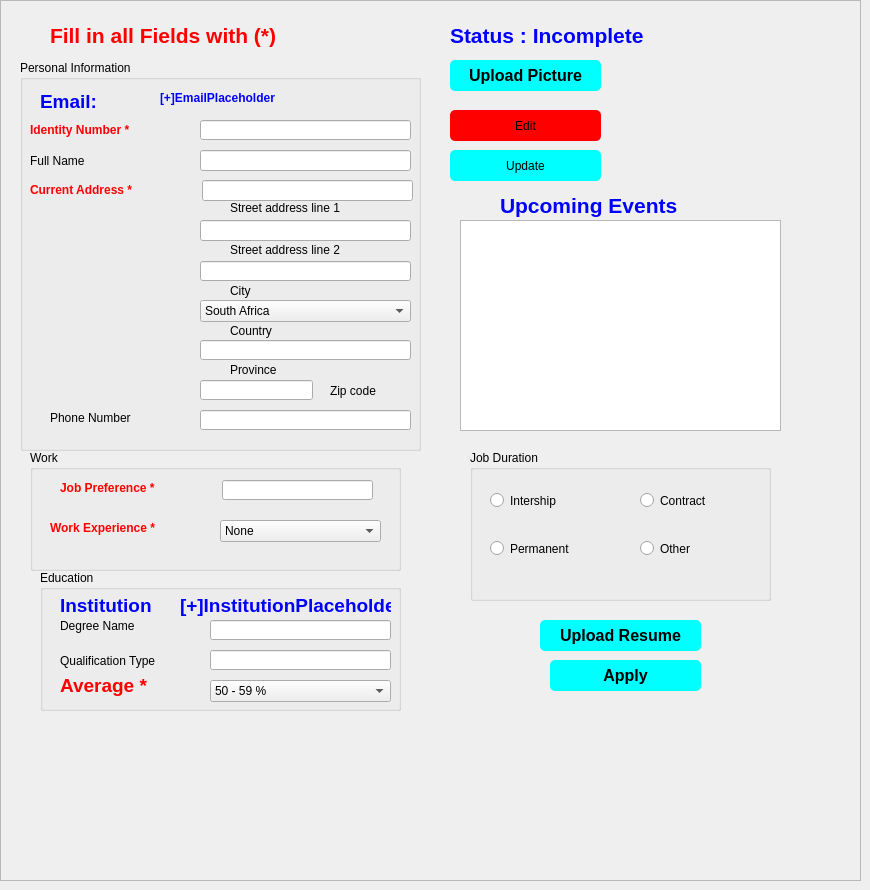
     <widget class="QWidget" name="Graduate">
      <widget class="QFrame" name="frame_2">
       <property name="geometry">
        <rect>
         <x>0</x>
         <y>0</y>
         <width>861</width>
         <height>881</height>
        </rect>
       </property>
       <property name="frameShape">
        <enum>QFrame::StyledPanel</enum>
       </property>
       <property name="frameShadow">
        <enum>QFrame::Raised</enum>
       </property>
       <widget class="QGroupBox" name="groupBox_8">
        <property name="geometry">
         <rect>
          <x>20</x>
          <y>60</y>
          <width>401</width>
          <height>391</height>
         </rect>
        </property>
        <property name="styleSheet">
         <string notr="true">font: 75 12pt &quot;MS Shell Dlg 2&quot;;</string>
        </property>
        <property name="title">
         <string>Personal Information</string>
        </property>
        <widget class="QLabel" name="label_33">
         <property name="geometry">
          <rect>
           <x>10</x>
           <y>90</y>
           <width>161</width>
           <height>21</height>
          </rect>
         </property>
         <property name="text">
          <string>Full Name</string>
         </property>
        </widget>
        <widget class="QLineEdit" name="name_3">
         <property name="geometry">
          <rect>
           <x>180</x>
           <y>90</y>
           <width>211</width>
           <height>21</height>
          </rect>
         </property>
         <property name="readOnly">
          <bool>true</bool>
         </property>
        </widget>
        <widget class="QLabel" name="label_34">
         <property name="geometry">
          <rect>
           <x>30</x>
           <y>350</y>
           <width>141</width>
           <height>16</height>
          </rect>
         </property>
         <property name="text">
          <string>Phone Number</string>
         </property>
        </widget>
        <widget class="QLineEdit" name="number_3">
         <property name="geometry">
          <rect>
           <x>180</x>
           <y>350</y>
           <width>211</width>
           <height>20</height>
          </rect>
         </property>
         <property name="readOnly">
          <bool>true</bool>
         </property>
        </widget>
        <widget class="QLabel" name="label_35">
         <property name="geometry">
          <rect>
           <x>210</x>
           <y>300</y>
           <width>81</width>
           <height>20</height>
          </rect>
         </property>
         <property name="text">
          <string>Province</string>
         </property>
        </widget>
        <widget class="QLineEdit" name="province_3">
         <property name="geometry">
          <rect>
           <x>180</x>
           <y>280</y>
           <width>211</width>
           <height>20</height>
          </rect>
         </property>
         <property name="readOnly">
          <bool>true</bool>
         </property>
        </widget>
        <widget class="QLineEdit" name="city_3">
         <property name="geometry">
          <rect>
           <x>180</x>
           <y>201</y>
           <width>211</width>
           <height>20</height>
          </rect>
         </property>
         <property name="readOnly">
          <bool>true</bool>
         </property>
        </widget>
        <widget class="QLabel" name="label_36">
         <property name="geometry">
          <rect>
           <x>210</x>
           <y>220</y>
           <width>111</width>
           <height>21</height>
          </rect>
         </property>
         <property name="text">
          <string>City</string>
         </property>
        </widget>
        <widget class="QLabel" name="label_37">
         <property name="geometry">
          <rect>
           <x>20</x>
           <y>30</y>
           <width>81</width>
           <height>21</height>
          </rect>
         </property>
         <property name="text">
          <string>&lt;html&gt;&lt;head/&gt;&lt;body&gt;&lt;p&gt;&lt;span style=&quot; font-size:14pt; font-weight:600; color:#0000ff;&quot;&gt;Email:&lt;/span&gt;&lt;/p&gt;&lt;/body&gt;&lt;/html&gt;</string>
         </property>
        </widget>
        <widget class="QLabel" name="email_2">
         <property name="geometry">
          <rect>
           <x>140</x>
           <y>30</y>
           <width>191</width>
           <height>16</height>
          </rect>
         </property>
         <property name="text">
          <string>&lt;html&gt;&lt;head/&gt;&lt;body&gt;&lt;p&gt;&lt;span style=&quot; font-weight:600; color:#0000ff;&quot;&gt;[+]EmailPlaceholder&lt;/span&gt;&lt;/p&gt;&lt;/body&gt;&lt;/html&gt;</string>
         </property>
        </widget>
        <widget class="QLabel" name="label_38">
         <property name="geometry">
          <rect>
           <x>10</x>
           <y>120</y>
           <width>151</width>
           <height>20</height>
          </rect>
         </property>
         <property name="text">
          <string>&lt;html&gt;&lt;head/&gt;&lt;body&gt;&lt;p&gt;&lt;span style=&quot; font-weight:600; color:#ff0000;&quot;&gt;Current Address *&lt;/span&gt;&lt;/p&gt;&lt;/body&gt;&lt;/html&gt;</string>
         </property>
        </widget>
        <widget class="QLineEdit" name="streetAddress1_2">
         <property name="geometry">
          <rect>
           <x>182</x>
           <y>120</y>
           <width>211</width>
           <height>21</height>
          </rect>
         </property>
        </widget>
        <widget class="QLabel" name="label_39">
         <property name="geometry">
          <rect>
           <x>210</x>
           <y>140</y>
           <width>151</width>
           <height>16</height>
          </rect>
         </property>
         <property name="text">
          <string>Street address line 1</string>
         </property>
        </widget>
        <widget class="QLineEdit" name="streetAddress2_2">
         <property name="geometry">
          <rect>
           <x>180</x>
           <y>160</y>
           <width>211</width>
           <height>21</height>
          </rect>
         </property>
        </widget>
        <widget class="QLabel" name="label_40">
         <property name="geometry">
          <rect>
           <x>210</x>
           <y>180</y>
           <width>161</width>
           <height>20</height>
          </rect>
         </property>
         <property name="text">
          <string>Street address line 2</string>
         </property>
        </widget>
        <widget class="QComboBox" name="comboBox_4">
         <property name="geometry">
          <rect>
           <x>180</x>
           <y>240</y>
           <width>211</width>
           <height>22</height>
          </rect>
         </property>
         <item>
          <property name="text">
           <string>South Africa</string>
          </property>
         </item>
         <item>
          <property name="text">
           <string>Russsia</string>
          </property>
         </item>
         <item>
          <property name="text">
           <string>Zimbabwe</string>
          </property>
         </item>
         <item>
          <property name="text">
           <string>Spain</string>
          </property>
         </item>
         <item>
          <property name="text">
           <string>Germany</string>
          </property>
         </item>
         <item>
          <property name="text">
           <string>Japan</string>
          </property>
         </item>
         <item>
          <property name="text">
           <string>United States of America</string>
          </property>
         </item>
        </widget>
        <widget class="QLabel" name="label_41">
         <property name="geometry">
          <rect>
           <x>210</x>
           <y>260</y>
           <width>71</width>
           <height>21</height>
          </rect>
         </property>
         <property name="text">
          <string>Country</string>
         </property>
        </widget>
        <widget class="QLineEdit" name="postCode_2">
         <property name="geometry">
          <rect>
           <x>180</x>
           <y>320</y>
           <width>113</width>
           <height>20</height>
          </rect>
         </property>
        </widget>
        <widget class="QLabel" name="label_42">
         <property name="geometry">
          <rect>
           <x>310</x>
           <y>320</y>
           <width>71</width>
           <height>21</height>
          </rect>
         </property>
         <property name="text">
          <string>Zip code</string>
         </property>
        </widget>
        <widget class="QLabel" name="label_43">
         <property name="geometry">
          <rect>
           <x>10</x>
           <y>60</y>
           <width>161</width>
           <height>20</height>
          </rect>
         </property>
         <property name="text">
          <string>&lt;html&gt;&lt;head/&gt;&lt;body&gt;&lt;p&gt;&lt;span style=&quot; font-weight:600; color:#ff0000;&quot;&gt;Identity Number *&lt;/span&gt;&lt;/p&gt;&lt;/body&gt;&lt;/html&gt;</string>
         </property>
        </widget>
        <widget class="QLineEdit" name="ID_2">
         <property name="geometry">
          <rect>
           <x>180</x>
           <y>60</y>
           <width>211</width>
           <height>20</height>
          </rect>
         </property>
        </widget>
       </widget>
       <widget class="QGroupBox" name="groupBox_9">
        <property name="geometry">
         <rect>
          <x>30</x>
          <y>450</y>
          <width>371</width>
          <height>121</height>
         </rect>
        </property>
        <property name="styleSheet">
         <string notr="true">font: 75 12pt &quot;MS Shell Dlg 2&quot;;</string>
        </property>
        <property name="title">
         <string>Work</string>
        </property>
        <widget class="QLabel" name="label_44">
         <property name="geometry">
          <rect>
           <x>20</x>
           <y>70</y>
           <width>151</width>
           <height>16</height>
          </rect>
         </property>
         <property name="text">
          <string>&lt;html&gt;&lt;head/&gt;&lt;body&gt;&lt;p&gt;&lt;span style=&quot; font-weight:600; color:#ff0000;&quot;&gt;Work Experience *&lt;/span&gt;&lt;/p&gt;&lt;/body&gt;&lt;/html&gt;</string>
         </property>
        </widget>
        <widget class="QComboBox" name="comboBox_5">
         <property name="geometry">
          <rect>
           <x>190</x>
           <y>70</y>
           <width>161</width>
           <height>22</height>
          </rect>
         </property>
         <item>
          <property name="text">
           <string>None</string>
          </property>
         </item>
         <item>
          <property name="text">
           <string>less than 1 year</string>
          </property>
         </item>
         <item>
          <property name="text">
           <string>1 year or more</string>
          </property>
         </item>
         <item>
          <property name="text">
           <string>5 + years</string>
          </property>
         </item>
        </widget>
        <widget class="QLabel" name="label_45">
         <property name="geometry">
          <rect>
           <x>30</x>
           <y>30</y>
           <width>151</width>
           <height>16</height>
          </rect>
         </property>
         <property name="text">
          <string>&lt;html&gt;&lt;head/&gt;&lt;body&gt;&lt;p&gt;&lt;span style=&quot; font-weight:600; color:#ff0000;&quot;&gt;Job Preference *&lt;/span&gt;&lt;/p&gt;&lt;/body&gt;&lt;/html&gt;</string>
         </property>
        </widget>
        <widget class="QLineEdit" name="jobPreference_2">
         <property name="geometry">
          <rect>
           <x>192</x>
           <y>30</y>
           <width>151</width>
           <height>20</height>
          </rect>
         </property>
        </widget>
       </widget>
       <widget class="QGroupBox" name="groupBox_10">
        <property name="geometry">
         <rect>
          <x>40</x>
          <y>570</y>
          <width>361</width>
          <height>141</height>
         </rect>
        </property>
        <property name="styleSheet">
         <string notr="true">font: 75 12pt &quot;MS Shell Dlg 2&quot;;</string>
        </property>
        <property name="title">
         <string>Education</string>
        </property>
        <widget class="QLabel" name="label_46">
         <property name="geometry">
          <rect>
           <x>20</x>
           <y>100</y>
           <width>111</width>
           <height>31</height>
          </rect>
         </property>
         <property name="text">
          <string>&lt;html&gt;&lt;head/&gt;&lt;body&gt;&lt;p&gt;&lt;span style=&quot; font-size:14pt; font-weight:600; color:#ff0000;&quot;&gt;Average *&lt;/span&gt;&lt;/p&gt;&lt;/body&gt;&lt;/html&gt;</string>
         </property>
        </widget>
        <widget class="QComboBox" name="comboBox_6">
         <property name="geometry">
          <rect>
           <x>170</x>
           <y>110</y>
           <width>181</width>
           <height>22</height>
          </rect>
         </property>
         <item>
          <property name="text">
           <string>50 - 59 %</string>
          </property>
         </item>
         <item>
          <property name="text">
           <string>60 - 69%</string>
          </property>
         </item>
         <item>
          <property name="text">
           <string>70 - 79 %</string>
          </property>
         </item>
         <item>
          <property name="text">
           <string>80 - 89 %</string>
          </property>
         </item>
         <item>
          <property name="text">
           <string>90 - 100 %</string>
          </property>
         </item>
        </widget>
        <widget class="QLabel" name="label_47">
         <property name="geometry">
          <rect>
           <x>20</x>
           <y>20</y>
           <width>111</width>
           <height>31</height>
          </rect>
         </property>
         <property name="text">
          <string>&lt;html&gt;&lt;head/&gt;&lt;body&gt;&lt;p&gt;&lt;span style=&quot; font-size:14pt; font-weight:600; color:#0000ff;&quot;&gt;Institution&lt;/span&gt;&lt;/p&gt;&lt;/body&gt;&lt;/html&gt;</string>
         </property>
        </widget>
        <widget class="QLabel" name="institution_2">
         <property name="geometry">
          <rect>
           <x>140</x>
           <y>20</y>
           <width>211</width>
           <height>31</height>
          </rect>
         </property>
         <property name="text">
          <string>&lt;html&gt;&lt;head/&gt;&lt;body&gt;&lt;p&gt;&lt;span style=&quot; font-size:14pt; font-weight:600; color:#0000ff;&quot;&gt;[+]InstitutionPlaceholder&lt;/span&gt;&lt;/p&gt;&lt;/body&gt;&lt;/html&gt;</string>
         </property>
        </widget>
        <widget class="QLabel" name="label_48">
         <property name="geometry">
          <rect>
           <x>20</x>
           <y>40</y>
           <width>141</width>
           <height>31</height>
          </rect>
         </property>
         <property name="text">
          <string>Degree Name</string>
         </property>
        </widget>
        <widget class="QLineEdit" name="DegreeName_2">
         <property name="geometry">
          <rect>
           <x>170</x>
           <y>50</y>
           <width>181</width>
           <height>20</height>
          </rect>
         </property>
         <property name="readOnly">
          <bool>true</bool>
         </property>
        </widget>
        <widget class="QLabel" name="label_49">
         <property name="geometry">
          <rect>
           <x>20</x>
           <y>80</y>
           <width>161</width>
           <height>21</height>
          </rect>
         </property>
         <property name="text">
          <string>Qualification Type</string>
         </property>
        </widget>
        <widget class="QLineEdit" name="qType_2">
         <property name="geometry">
          <rect>
           <x>170</x>
           <y>80</y>
           <width>181</width>
           <height>20</height>
          </rect>
         </property>
         <property name="readOnly">
          <bool>true</bool>
         </property>
        </widget>
       </widget>
       <widget class="QPushButton" name="UploadCVBtn_2">
        <property name="geometry">
         <rect>
          <x>540</x>
          <y>620</y>
          <width>161</width>
          <height>31</height>
         </rect>
        </property>
        <property name="font">
         <font>
          <pointsize>12</pointsize>
          <weight>75</weight>
          <bold>true</bold>
         </font>
        </property>
        <property name="styleSheet">
         <string notr="true">background-color:#00ffff;
border-radius: 5px;</string>
        </property>
        <property name="text">
         <string>Upload Resume</string>
        </property>
       </widget>
       <widget class="QPushButton" name="ApplyBtn_2">
        <property name="geometry">
         <rect>
          <x>550</x>
          <y>660</y>
          <width>151</width>
          <height>31</height>
         </rect>
        </property>
        <property name="font">
         <font>
          <pointsize>12</pointsize>
          <weight>75</weight>
          <bold>true</bold>
         </font>
        </property>
        <property name="styleSheet">
         <string notr="true">background-color:#00ffff;
border-radius: 5px;</string>
        </property>
        <property name="text">
         <string>Apply</string>
        </property>
       </widget>
       <widget class="QLabel" name="label_50">
        <property name="geometry">
         <rect>
          <x>50</x>
          <y>20</y>
          <width>261</width>
          <height>31</height>
         </rect>
        </property>
        <property name="styleSheet">
         <string notr="true">font: 75 14pt &quot;MS Shell Dlg 2&quot;;</string>
        </property>
        <property name="text">
         <string>&lt;html&gt;&lt;head/&gt;&lt;body&gt;&lt;p&gt;&lt;span style=&quot; font-size:16pt; font-weight:600; color:#ff0000;&quot;&gt;Fill in all Fields with (*)&lt;/span&gt;&lt;/p&gt;&lt;/body&gt;&lt;/html&gt;</string>
        </property>
       </widget>
       <widget class="QLabel" name="PicHolder_2">
        <property name="geometry">
         <rect>
          <x>620</x>
          <y>40</y>
          <width>141</width>
          <height>171</height>
         </rect>
        </property>
        <property name="text">
         <string/>
        </property>
        <property name="pixmap">
         <pixmap>../../../../Desktop/mthobisi/Graduate/Graduate/user.png</pixmap>
        </property>
       </widget>
       <widget class="QPushButton" name="updateBtn_3">
        <property name="geometry">
         <rect>
          <x>450</x>
          <y>150</y>
          <width>151</width>
          <height>31</height>
         </rect>
        </property>
        <property name="styleSheet">
         <string notr="true">background-color:#00ffff;
border-radius: 5px;</string>
        </property>
        <property name="text">
         <string>Update</string>
        </property>
       </widget>
       <widget class="QPushButton" name="editBtn_3">
        <property name="geometry">
         <rect>
          <x>450</x>
          <y>110</y>
          <width>151</width>
          <height>31</height>
         </rect>
        </property>
        <property name="styleSheet">
         <string notr="true">background-color:red;
border-radius: 5px;</string>
        </property>
        <property name="text">
         <string>Edit</string>
        </property>
       </widget>
       <widget class="QPushButton" name="UploadPictureBtn_2">
        <property name="geometry">
         <rect>
          <x>450</x>
          <y>60</y>
          <width>151</width>
          <height>31</height>
         </rect>
        </property>
        <property name="font">
         <font>
          <pointsize>12</pointsize>
          <weight>75</weight>
          <bold>true</bold>
         </font>
        </property>
        <property name="styleSheet">
         <string notr="true">background-color:#00ffff;
border-radius: 5px;</string>
        </property>
        <property name="text">
         <string>Upload Picture</string>
        </property>
       </widget>
       <widget class="QTableView" name="tableView_2">
        <property name="geometry">
         <rect>
          <x>460</x>
          <y>220</y>
          <width>321</width>
          <height>211</height>
         </rect>
        </property>
       </widget>
       <widget class="QLabel" name="label_51">
        <property name="geometry">
         <rect>
          <x>500</x>
          <y>190</y>
          <width>321</width>
          <height>31</height>
         </rect>
        </property>
        <property name="styleSheet">
         <string notr="true">font: 75 14pt &quot;MS Shell Dlg 2&quot;;</string>
        </property>
        <property name="text">
         <string>&lt;html&gt;&lt;head/&gt;&lt;body&gt;&lt;p&gt;&lt;span style=&quot; font-size:16pt; font-weight:600; color:#0000ff;&quot;&gt;Upcoming Events&lt;/span&gt;&lt;/p&gt;&lt;/body&gt;&lt;/html&gt;</string>
        </property>
       </widget>
       <widget class="QLabel" name="ApplyStatus_2">
        <property name="geometry">
         <rect>
          <x>450</x>
          <y>20</y>
          <width>331</width>
          <height>31</height>
         </rect>
        </property>
        <property name="styleSheet">
         <string notr="true">font: 75 14pt &quot;MS Shell Dlg 2&quot;;</string>
        </property>
        <property name="text">
         <string>&lt;html&gt;&lt;head/&gt;&lt;body&gt;&lt;p&gt;&lt;span style=&quot; font-size:16pt; font-weight:600; color:#0000ff;&quot;&gt;Status : Incomplete&lt;/span&gt;&lt;/p&gt;&lt;/body&gt;&lt;/html&gt;</string>
        </property>
       </widget>
       <widget class="QGroupBox" name="groupBox_11">
        <property name="geometry">
         <rect>
          <x>470</x>
          <y>450</y>
          <width>301</width>
          <height>151</height>
         </rect>
        </property>
        <property name="styleSheet">
         <string notr="true">font: 75 12pt &quot;MS Shell Dlg 2&quot;;</string>
        </property>
        <property name="title">
         <string>Job Duration</string>
        </property>
        <widget class="QRadioButton" name="radioButton_5">
         <property name="geometry">
          <rect>
           <x>20</x>
           <y>30</y>
           <width>141</width>
           <height>41</height>
          </rect>
         </property>
         <property name="styleSheet">
          <string notr="true"/>
         </property>
         <property name="text">
          <string>Intership</string>
         </property>
        </widget>
        <widget class="QRadioButton" name="radioButton_6">
         <property name="geometry">
          <rect>
           <x>170</x>
           <y>40</y>
           <width>82</width>
           <height>21</height>
          </rect>
         </property>
         <property name="text">
          <string>Contract</string>
         </property>
        </widget>
        <widget class="QRadioButton" name="radioButton_7">
         <property name="geometry">
          <rect>
           <x>20</x>
           <y>90</y>
           <width>111</width>
           <height>17</height>
          </rect>
         </property>
         <property name="text">
          <string>Permanent</string>
         </property>
        </widget>
        <widget class="QRadioButton" name="radioButton_8">
         <property name="geometry">
          <rect>
           <x>170</x>
           <y>90</y>
           <width>82</width>
           <height>17</height>
          </rect>
         </property>
         <property name="text">
          <string>Other</string>
         </property>
        </widget>
       </widget>
      </widget>
     </widget>
